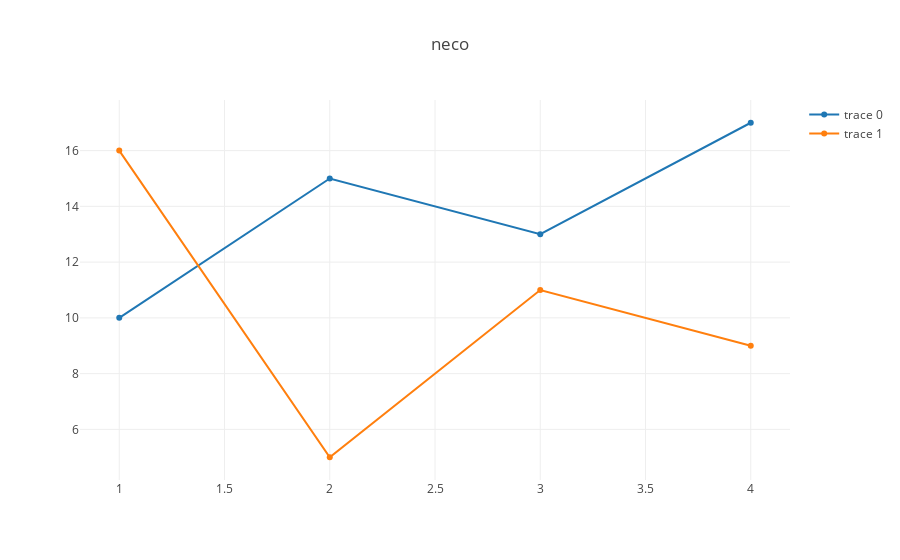

The notebook cell saved with this chart:
### Code cell
val trace1 = Scatter(
  Seq(1, 2, 3, 4),
  Seq(10, 15, 13, 17)
)

val trace2 = Scatter(
  Seq(1, 2, 3, 4),
  Seq(16, 5, 11, 9)
)

val data = Seq(trace1, trace2)

val layout = Layout(title = "neco")

plot(data, layout)

### Figure 1 — Plotly figure (JSON) as saved in the notebook; plotly's stock layout.template omitted (floating-point values rounded to 4 significant figures)
{"data": [{"type": "scatter", "x": [1, 2, 3, 4], "y": [10, 15, 13, 17]}, {"type": "scatter", "x": [1, 2, 3, 4], "y": [16, 5, 11, 9]}], "layout": {"autosize": true, "title": {"text": "neco"}, "xaxis": {"autorange": true, "range": [0.8187, 4.181], "type": "linear"}, "yaxis": {"autorange": true, "range": [4.121, 17.88], "type": "linear"}}}
